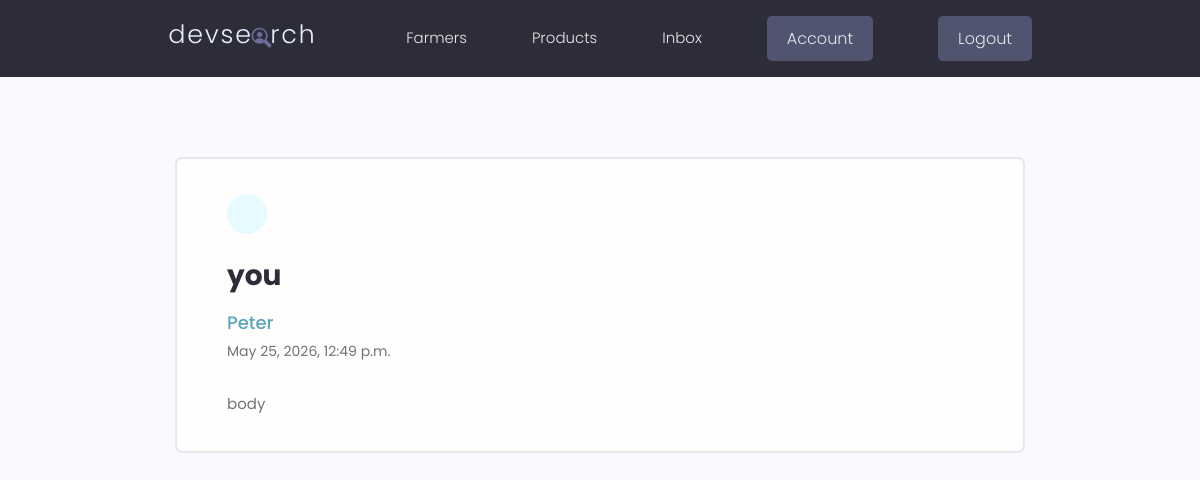
The app's page /message/da74911c-3d86-4698-a5b6-36cde4547a74 (signed in) with its own data.
### users/models.py (models this page shows, shortened)
class Message(models.Model):
    sender = models.ForeignKey(Profile, on_delete=models.SET_NULL, null=True)
    recipient = models.ForeignKey(Profile, on_delete=models.SET_NULL, null=True, related_name="messages")
    name = models.CharField(max_length=200, null=True, blank=True)
    email = models.EmailField(max_length=200, null=True, blank=True)
    subject = models.CharField(max_length=200, null=True, blank=True)
    body = models.TextField()
    is_read = models.BooleanField(default=False, null=True)
    created = models.DateTimeField(auto_now_add=True)
    id = models.UUIDField(
        default=uuid.uuid4, unique=True,
        primary_key=True, editable=False
    )
    class Meta:
        ordering = ['is_read', '-created']

### users/views.py (the view)
# urls.py: path('message/<str:pk>', views.viewMessage, name='message'),
@login_required(login_url='login')
def viewMessage(request, pk):
    profile = request.user.profile
    message = profile.messages.get(id=pk)
    if message.is_read == False:
        message.is_read = True
        message.save()
    context = {'message': message}
    return render(request, 'users/message.html', context)

### users/templates/users/message.html (shortened to what this page needs)
{% extends 'main.html' %}
{% block content %}
  <main class="messagePage my-xl">
    <div class="content-box">
      <div class="message">
        <a class="backButton" href="{% url 'inbox' %}"></a>
        <h2 class="message__subject">{{message.subject}}</h4>
          <a href="profile.html" class="message__author">{{message.name}}</a>
          <p class="message__date">{{message.created}}</p>
          <div class="message__body">{{message.body|linebreaksbr}}</div>
      </div>
    </div>
  </main>
{% endblock content %}

### static/styles/app.css (style rules this page uses)
:root { --color-sub: #2d2d39; }
.content-box { width: 95%; max-width: 85rem; margin: 0 auto; }
.message { padding: 2.5rem 0; }
.message > a { display: flex; gap: 1rem; }
.message__author, .message__date { flex-basis: 25%; }
.message__subject { flex-basis: 50%; }
.message__date { text-align: right; }
.messagePage .message { list-style: none; background: var(--color-white); padding: 3.5rem 5rem; border: 2px solid var(--color-light); border-radius: 0.7rem; }
.messagePage .message__subject { font-size: 2.8rem; color: var(--color-sub); margin-bottom: 1rem; margin-top: 2rem; }
.messagePage .message__author { font-size: 1.8rem; font-weight: 500; }
.messagePage .message__date { font-size: 1.4rem; font-weight: 400; text-align: left; margin-bottom: 3rem; }
.backButton { background: var(--color-main-light); color: var(--color-main); width: 4rem; height: 4rem; display: flex; align-items: center; justify-content: center; border-radius: 50%; }

### static/uikit/styles/modules/_variables.css (style rules this page uses)
:root { --color-main: #5aa5b9; --color-main-light: #e6faff; --color-sub: #3f4156; --color-sub-light: #51546e; --color-sub-lighter: #ededfd; --color-text: #737373; --color-gray: #8b8b8b; --color-light: #e5e7eb; --color-light-gray: #767676; --color-bg: #f8fafd; --color-white: #fffefd; --color-white-light: #f3f3f3; --color-success: #359e64; --color-success-bg: #def8e8; --color-error: #fc4b0b; --color-error-bg: #fff2ee; --font-base: 'Poppins', arial, helvetica, 'Segoe UI', roboto, ubuntu, sans-serif; --font-monospace: 'Fira Code', 'Courier New', courier, monospace; --font-regular: 300; --font-medium: 500; --font-bold: 700; --generic-shadow: 1px 1px 5px #00000010; --generic-transition: all 0.3s ease-in-out; }

### static/uikit/styles/modules/_base.css (style rules this page uses)
* { margin: 0; padding: 0; box-sizing: border-box; text-rendering: optimizeLegibility; color: inherit; font-size: inherit; }
html { font-size: 50%; }
@media only screen and (min-width: 480px) { html { font-size: 56.25%; } }
@media only screen and (min-width: 1200px) { html { font-size: 62.5%; } }
body { line-height: 1.6; font-weight: 400; font-size: 1.5rem; color: var(--color-text); background-color: var(--color-bg); min-height: 100vh; }

### static/uikit/styles/modules/_typography.css (style rules this page uses)
* { font-family: var(--font-base); }
h2 { font-size: 3.6rem; font-weight: var(--font-bold); }
p, span, strong { font-size: 1.6rem; color: var(--color-text); font-weight: var(--font-regular); }
a { padding-bottom: 2px; text-decoration: none; display: inline-block; color: var(--color-main); font-weight: var(--font-medium); }

### static/uikit/styles/modules/_utilities.css (style rules this page uses)
.my-xl { margin: 8rem auto; }

### records on screen
Message: subject "you", name "Peter", created "May 25, 2026, 12:49 p.m.", body "body"
